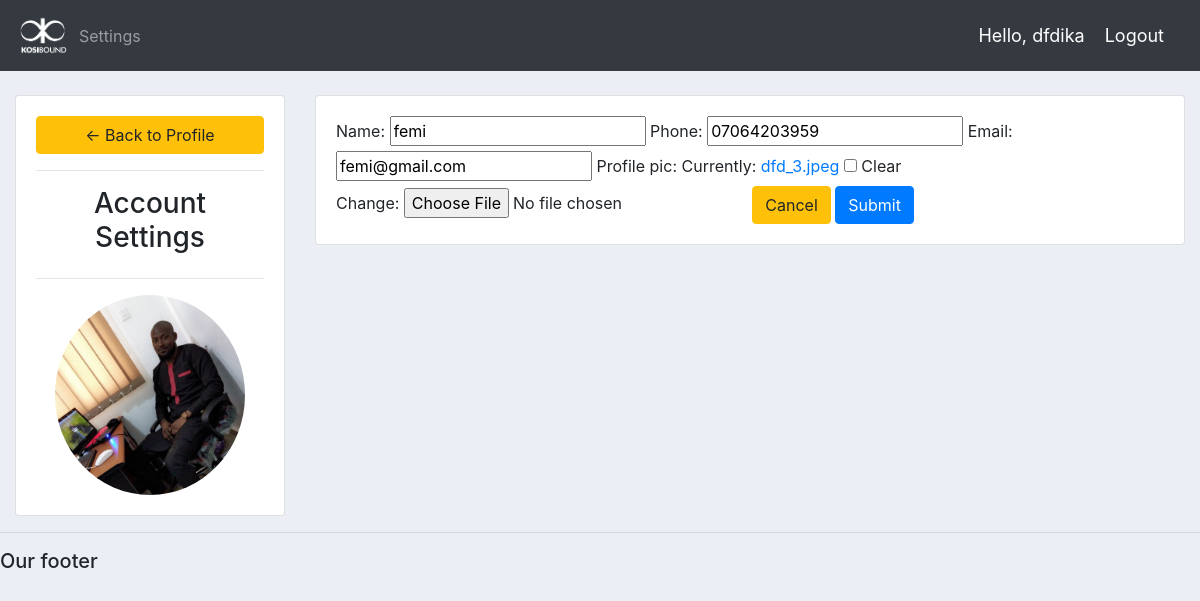
The page /account (signed in) on the database its author committed.
### account/models.py (models this page shows, shortened)
class Customer(models.Model):
    user =  models.OneToOneField(User,null=True, blank=True, on_delete=models.CASCADE)
    name = models.CharField(max_length=200, null=True)
    phone = models.CharField(max_length=200, null=True)
    email = models.CharField(max_length=200, null=True)
    profile_pic = models.ImageField(default="dfd_3.jpeg", null=True, blank=True)
    date_Created = models.DateTimeField(auto_now_add=True, null=True)

### account/decorators.py (the view)
        def wrapper_func(request, *args, **kwargs):
            group = None
            if request.user.groups.exists():
                group = request.user.groups.all()[0].name
            if group in allowed_roles:
                return view_func(request, *args, **kwargs)
            else:
                return HttpResponse('You are not authorized to view this page')

### account/forms.py
class CustomerForm(ModelForm):
    class Meta:
        model = Customer
        fields = '__all__'
        exclude = ['user']

### account/views.py (called while the page is built)
@login_required(login_url='login')
@allowed_users(allowed_roles=['customer'])
def accountSettings(request):
    customer = request.user.customer
    form = CustomerForm(instance=customer)
    if request.method == 'POST':
        form = CustomerForm(request.POST, request.FILES, instance=customer)
        if form.is_valid():
            form.save()
    context = {'form':form}
    return render(request, 'account/account_settings.html', context)

### account/templates/account/account_settings.html (shortened to what this page needs)
{% extends 'account/main.html' %}
{% load static %}
{% block content %}
<br>
<div class="row">
    <div class="col-md-3">
        <div class="card card-body">
            <a class="btn btn-warning" href="{% url 'home' %}"> &#8592; Back to Profile</a>
            <hr>
            <h3 style="text-align: center">Account Settings</h3>
            <hr>
            <img class="profile_pic" src="{{request.user.customer.profile_pic.url}}">
        </div>
    </div>
    <div class="col-md-9">
        <div class="card card-body">
            <form action="" method="POST" enctype="multipart/form-data">
                {{form}}
                <a class="btn btn-warning" href="{% url 'home' %}">Cancel</a>
                <input class="btn btn-primary" type="submit" name="Update Information">
            </form>
        </div>
    </div>
</div>
{% endblock %}

### account/templates/account/navbar.html (shortened to what this page needs)
{% load static %}
<nav class="navbar navbar-expand-lg navbar-dark bg-dark">
 <a href="{% url 'home' %}"><img src="{% static 'images/kosibound-footer.png' %}" width="55" alt="Kosibound Logo"></a>
    <div class="collapse navbar-collapse" id="navbarNav">
      <ul class="navbar-nav">
        {% if request.user.is_staff %}
        <li class="nav-item active">
          <a class="nav-link" href="{% url 'home' %}">Dashboard</a>
        </li>
        <li class="nav-item">
          <a class="nav-link" href="{% url 'products' %}">Products</a>
        </li>
        {% else %}
        <li class="nav-item">
          <a class="nav-link" href="{% url 'account' %}">Settings</a>
        </li>
        {% endif %}
      </ul>
    </div>
    <span class="hello-msg">Hello, {{request.user}}</span>
    <span><a class="hello-msg" href="{% url 'logout' %}">Logout</a></span>
  </nav>

### staticfiles/css/main.css (style rules this page uses)
body { background-color: #ebeff5; }

### account/templates/account/navbar.html (style rules this page uses)
.hello-msg { font-size: 18px; color: #fff; margin-right: 20px; }

### account/templates/account/account_settings.html (style rules this page uses)
.profile_pic { max-width: 200px; max-height: 200px; margin: 0 auto; border-radius: 50%; }

### rows shown on the page
Customer: name "femi", phone "07064203959", email "femi@gmail.com"

### other values the page prints
{{ request.user }} "dfdika"
